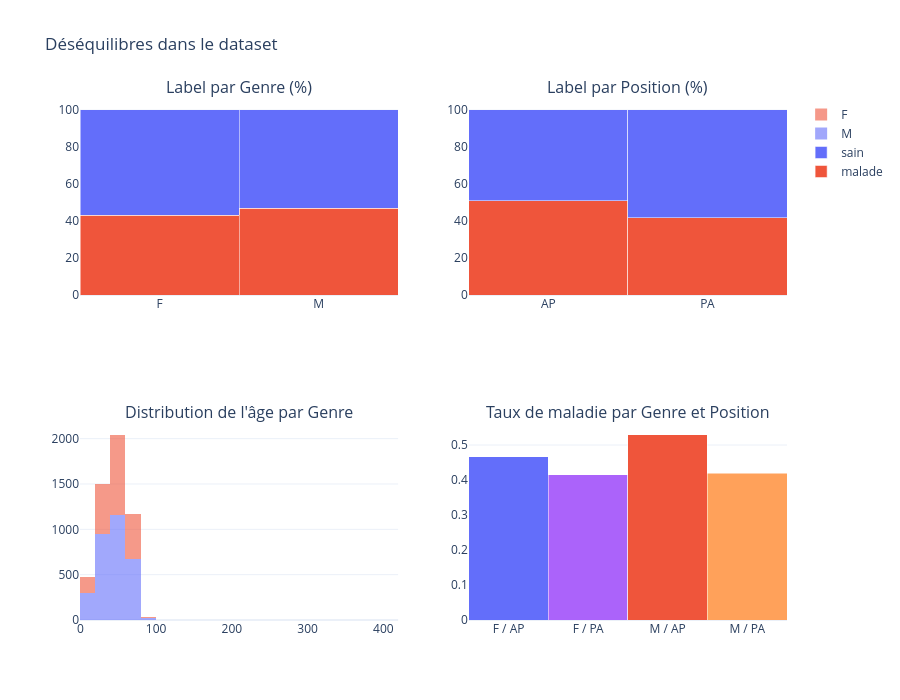

The code cell stored with this chart in its notebook:
### Code cell
# === Visualisation des déséquilibres clés ===

# Encodage binaire pour l'analyse
df['label_binary'] = (df['label'] == 'malade').astype(int)
df['Gender_Binary'] = (df['Patient Gender'] == 'M').astype(int)   # M=1 (privilégié), F=0
df['Position_Binary'] = (df['View Position'] == 'PA').astype(int)  # PA=1 (privilégié), AP=0

fig = make_subplots(
    rows=2, cols=2,
    subplot_titles=[
        "Label par Genre (%)", "Label par Position (%)",
        "Distribution de l'âge par Genre", "Taux de maladie par Genre et Position"
    ],
    specs=[[{"type": "bar"}, {"type": "bar"}],
           [{"type": "histogram"}, {"type": "bar"}]]
)

# 1) Label × Genre
ct_gender = pd.crosstab(df['Patient Gender'], df['label'], normalize='index') * 100
fig.add_trace(go.Bar(name='malade', x=ct_gender.index.tolist(), y=ct_gender['malade'].tolist(),
                     marker_color='#EF553B', showlegend=True), row=1, col=1)
fig.add_trace(go.Bar(name='sain', x=ct_gender.index.tolist(), y=ct_gender['sain'].tolist(),
                     marker_color='#636EFA', showlegend=True), row=1, col=1)

# 2) Label × Position
ct_pos = pd.crosstab(df['View Position'], df['label'], normalize='index') * 100
fig.add_trace(go.Bar(name='malade', x=ct_pos.index.tolist(), y=ct_pos['malade'].tolist(),
                     marker_color='#EF553B', showlegend=False), row=1, col=2)
fig.add_trace(go.Bar(name='sain', x=ct_pos.index.tolist(), y=ct_pos['sain'].tolist(),
                     marker_color='#636EFA', showlegend=False), row=1, col=2)

# 3) Distribution d'âge par genre
for gender, color in [('M', '#636EFA'), ('F', '#EF553B')]:
    ages = df[df['Patient Gender'] == gender]['Patient Age']
    fig.add_trace(go.Histogram(x=ages, name=gender, opacity=0.6, nbinsx=30,
                               marker_color=color), row=2, col=1)

# 4) Taux de maladie par genre × position
ct_cross = df.groupby(['Patient Gender', 'View Position'])['label_binary'].mean().reset_index()
ct_cross['group'] = ct_cross['Patient Gender'] + ' / ' + ct_cross['View Position']
fig.add_trace(go.Bar(x=ct_cross['group'].tolist(), y=ct_cross['label_binary'].tolist(),
                     marker_color=['#636EFA', '#AB63FA', '#EF553B', '#FFA15A'],
                     showlegend=False), row=2, col=2)

fig.update_layout(barmode='stack', height=700, title_text="Déséquilibres dans le dataset",
                  template='plotly_white')
fig.show()

### Figure 1 — Plotly figure (JSON) as saved in the notebook; plotly's stock layout.template omitted (floating-point values rounded to 4 significant figures; data arrays with more than 128 entries replaced by an {"elided": "..."} marker saying what was removed)
{"data": [{"marker": {"color": "#EF553B"}, "name": "malade", "showlegend": true, "type": "bar", "x": ["F", "M"], "xaxis": "x", "y": [43.13, 46.72], "yaxis": "y"}, {"marker": {"color": "#636EFA"}, "name": "sain", "showlegend": true, "type": "bar", "x": ["F", "M"], "xaxis": "x", "y": [56.87, 53.28], "yaxis": "y"}, {"marker": {"color": "#EF553B"}, "name": "malade", "showlegend": false, "type": "bar", "x": ["AP", "PA"], "xaxis": "x2", "y": [50.84, 41.75], "yaxis": "y2"}, {"marker": {"color": "#636EFA"}, "name": "sain", "showlegend": false, "type": "bar", "x": ["AP", "PA"], "xaxis": "x2", "y": [49.16, 58.25], "yaxis": "y2"}, {"marker": {"color": "#636EFA"}, "name": "M", "nbinsx": 30, "opacity": 0.6, "type": "histogram", "x": {"elided": "3110 int values"}, "xaxis": "x3", "yaxis": "y3"}, {"marker": {"color": "#EF553B"}, "name": "F", "nbinsx": 30, "opacity": 0.6, "type": "histogram", "x": {"elided": "2112 int values"}, "xaxis": "x3", "yaxis": "y3"}, {"marker": {"color": ["#636EFA", "#AB63FA", "#EF553B", "#FFA15A"]}, "showlegend": false, "type": "bar", "x": ["F / AP", "F / PA", "M / AP", "M / PA"], "xaxis": "x4", "y": [0.4667, 0.4148, 0.5293, 0.4197], "yaxis": "y4"}], "layout": {"annotations": [{"font": {"size": 16}, "showarrow": false, "text": "Label par Genre (%)", "x": 0.225, "xanchor": "center", "xref": "paper", "y": 1, "yanchor": "bottom", "yref": "paper"}, {"font": {"size": 16}, "showarrow": false, "text": "Label par Position (%)", "x": 0.775, "xanchor": "center", "xref": "paper", "y": 1, "yanchor": "bottom", "yref": "paper"}, {"font": {"size": 16}, "showarrow": false, "text": "Distribution de l'âge par Genre", "x": 0.225, "xanchor": "center", "xref": "paper", "y": 0.375, "yanchor": "bottom", "yref": "paper"}, {"font": {"size": 16}, "showarrow": false, "text": "Taux de maladie par Genre et Position", "x": 0.775, "xanchor": "center", "xref": "paper", "y": 0.375, "yanchor": "bottom", "yref": "paper"}], "barmode": "stack", "height": 700, "title": {"text": "Déséquilibres dans le dataset"}, "xaxis": {"anchor": "y", "domain": [0, 0.45]}, "xaxis2": {"anchor": "y2", "domain": [0.55, 1]}, "xaxis3": {"anchor": "y3", "domain": [0, 0.45]}, "xaxis4": {"anchor": "y4", "domain": [0.55, 1]}, "yaxis": {"anchor": "x", "domain": [0.625, 1]}, "yaxis2": {"anchor": "x2", "domain": [0.625, 1]}, "yaxis3": {"anchor": "x3", "domain": [0, 0.375]}, "yaxis4": {"anchor": "x4", "domain": [0, 0.375]}}}
